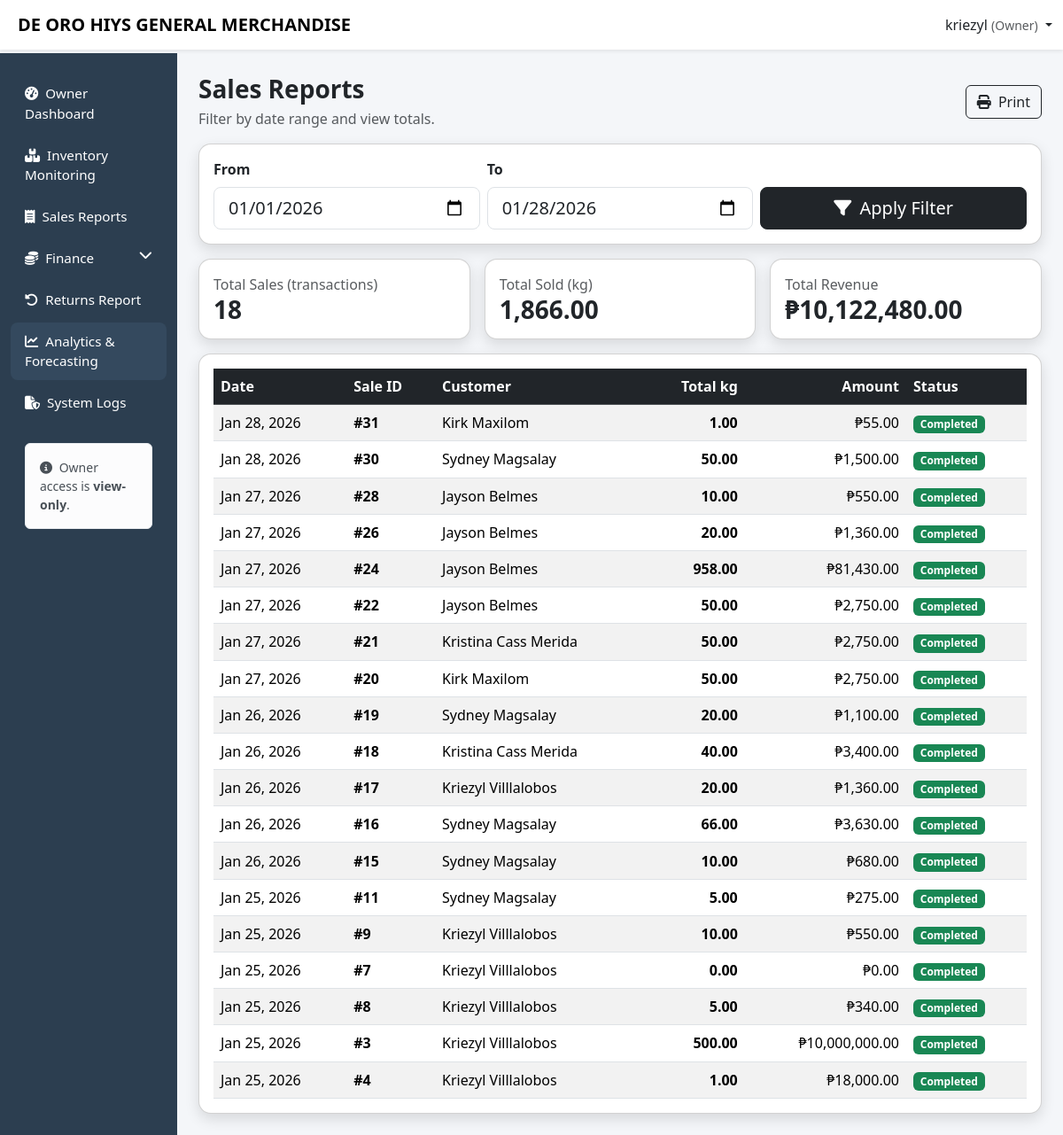
The page /owner/sales_report.php (signed in) on the database its author committed.
### tables this page shows
CREATE TABLE `sales` (
  `sale_id` int(11) NOT NULL,
  `user_id` int(11) DEFAULT NULL,
  `customer_id` int(11) DEFAULT NULL,
  `sale_date` datetime NOT NULL,
  `total_amount` decimal(10,2) DEFAULT NULL,
  `status` varchar(30) NOT NULL DEFAULT 'pending',
  `created_at` timestamp NOT NULL DEFAULT current_timestamp()
);

### owner/sales_report.php (the view, shortened to what this page needs)
<?php
$username = $_SESSION['username'] ?? 'Owner';
include '../config/db.php';
$from = $_GET['from'] ?? date('Y-m-01');
$to   = $_GET['to'] ?? date('Y-m-d');
$fromEsc = $conn->real_escape_string($from);
$toEsc   = $conn->real_escape_string($to);
$summary = $conn->query("
  SELECT
    COALESCE(SUM(si.qty_kg),0) AS total_kg,
    COALESCE(SUM(si.line_total),0) AS total_rev,
    COUNT(DISTINCT s.sale_id) AS sales_count
  FROM sales s
  JOIN sales_items si ON si.sale_id=s.sale_id
  WHERE DATE(s.sale_date) BETWEEN '$fromEsc' AND '$toEsc'
    AND (s.status IS NULL OR LOWER(s.status) <> 'cancelled')
")->fetch_assoc();
$res = $conn->query("
  SELECT s.sale_id, s.sale_date, s.status,
         CONCAT(c.first_name,' ',c.last_name) AS customer,
         COALESCE(SUM(si.qty_kg),0) AS kg,
         COALESCE(SUM(si.line_total),0) AS amount
  FROM sales s
  LEFT JOIN customers c ON c.customer_id=s.customer_id
  LEFT JOIN sales_items si ON si.sale_id=s.sale_id
  WHERE DATE(s.sale_date) BETWEEN '$fromEsc' AND '$toEsc'
    AND (s.status IS NULL OR LOWER(s.status) <> 'cancelled')
  GROUP BY s.sale_id
  ORDER BY s.sale_date DESC
");
?>
<!DOCTYPE html>
<html lang="en">
<head>
<link href="https://cdn.jsdelivr.net/npm/bootstrap@5.3.2/dist/css/bootstrap.min.css" rel="stylesheet">
<link href="https://cdnjs.cloudflare.com/ajax/libs/font-awesome/6.5.1/css/all.min.css" rel="stylesheet">
</head>
<body>
<nav class="navbar navbar-expand-lg navbar-light bg-white shadow-sm fixed-top">
  <div class="container-fluid">
    <span class="navbar-brand fw-bold ms-2">DE ORO HIYS GENERAL MERCHANDISE</span>
    <div class="ms-auto dropdown">
      <a class="nav-link dropdown-toggle" data-bs-toggle="dropdown">
        <?= htmlspecialchars($username) ?> <small class="text-muted">(Owner)</small>
      </a>
    </div>
  </div>
</nav>
<div class="container-fluid">
<div class="row">
<nav id="sidebarMenu" class="col-lg-2 d-lg-block sidebar collapse">
  <div class="pt-4">
    <ul class="nav flex-column gap-1">
      <li class="nav-item">
        <a class="nav-link" href="dashboard.php">
          <i class="fas fa-gauge-high me-2"></i>Owner Dashboard
        </a>
      </li>
      <li class="nav-item">
        <a class="nav-link" href="inventory_monitoring.php">
          <i class="fas fa-boxes-stacked me-2"></i>Inventory Monitoring
        </a>
      </li>
      <li class="nav-item">
        <a class="nav-link" href="sales_report.php">
          <i class="fas fa-receipt me-2"></i>Sales Reports
        </a>
      </li>
      <?php $isFinance = in_array(basename($_SERVER['PHP_SELF']), ['supplier_payables.php','customer_receivables.php']); ?>
      <li class="nav-item">
        <a class="nav-link <?= $isFinance ? 'active' : '' ?>" data-bs-toggle="collapse" href="#financeMenu" role="button"
           aria-expanded="<?= $isFinance ? 'true' : 'false' ?>" aria-controls="financeMenu">
          <i class="fas fa-coins me-2"></i>Finance
          <i class="fas fa-chevron-down float-end"></i>
        </a>
      </li>
      <li class="nav-item">
        <a class="nav-link" href="returns_report.php">
          <i class="fas fa-rotate-left me-2"></i>Returns Report
        </a>
      </li>
      <li class="nav-item">
        <a class="nav-link active" href="analytics.php">
          <i class="fas fa-chart-line me-2"></i>Analytics & Forecasting
        </a>
      </li>
      <li class="nav-item">
        <a class="nav-link" href="system_logs.php">
          <i class="fas fa-file-shield me-2"></i>System Logs
        </a>
      </li>
    </ul>
    <div class="px-3 mt-4">
      <div class="alert alert-light small mb-0">
        <i class="fa-solid fa-circle-info me-1"></i> Owner access is <b>view-only</b>.
      </div>
    </div>
  </div>
</nav>
<main class="col-lg-10 ms-sm-auto px-4 main-content">
<div class="py-4">
  <div class="d-flex justify-content-between align-items-center flex-wrap gap-2 mb-3">
    <div>
      <h3 class="fw-bold mb-1">Sales Reports</h3>
      <div class="text-muted">Filter by date range and view totals.</div>
    </div>
    <button class="btn btn-outline-dark" onclick="window.print()"><i class="fa-solid fa-print me-1"></i> Print</button>
  </div>
  <div class="card modern-card mb-3">
    <div class="card-body">
      <form class="row g-2 align-items-end" method="get">
        <div class="col-12 col-md-4">
          <label class="form-label fw-semibold">From</label>
          <input type="date" class="form-control form-control-lg" name="from" value="<?= htmlspecialchars($from) ?>">
        </div>
        <div class="col-12 col-md-4">
          <label class="form-label fw-semibold">To</label>
          <input type="date" class="form-control form-control-lg" name="to" value="<?= htmlspecialchars($to) ?>">
        </div>
        <div class="col-12 col-md-4 d-grid">
          <button class="btn btn-dark btn-lg"><i class="fa-solid fa-filter me-1"></i> Apply Filter</button>
        </div>
      </form>
    </div>
  </div>
  <div class="row g-3 mb-3">
    <div class="col-12 col-md-4">
      <div class="card modern-card">
        <div class="card-body">
          <div class="text-muted">Total Sales (transactions)</div>
          <div class="h3 fw-bold mb-0"><?= (int)($summary['sales_count'] ?? 0) ?></div>
        </div>
      </div>
    </div>
    <div class="col-12 col-md-4">
      <div class="card modern-card">
        <div class="card-body">
          <div class="text-muted">Total Sold (kg)</div>
          <div class="h3 fw-bold mb-0"><?= number_format((float)($summary['total_kg'] ?? 0),2) ?></div>
        </div>
      </div>
    </div>
    <div class="col-12 col-md-4">
      <div class="card modern-card">
        <div class="card-body">
          <div class="text-muted">Total Revenue</div>
          <div class="h3 fw-bold mb-0">₱<?= number_format((float)($summary['total_rev'] ?? 0),2) ?></div>
        </div>
      </div>
    </div>
  </div>
  <div class="card modern-card">
    <div class="card-body">
      <div class="table-responsive">
        <table class="table table-striped align-middle mb-0">
          <thead class="table-dark">
            <tr>
              <th>Date</th>
              <th>Sale ID</th>
              <th>Customer</th>
              <th class="text-end">Total kg</th>
              <th class="text-end">Amount</th>
              <th>Status</th>
            </tr>
          </thead>
          <tbody>
          <?php if($res && $res->num_rows>0): ?>
            <?php while($r=$res->fetch_assoc()): ?>
              <tr>
                <td><?= htmlspecialchars(date("M d, Y", strtotime($r['sale_date']))) ?></td>
                <td class="fw-semibold">#<?= (int)$r['sale_id'] ?></td>
                <td><?= htmlspecialchars($r['customer'] ?: 'Walk-in') ?></td>
                <td class="text-end fw-bold"><?= number_format((float)$r['kg'],2) ?></td>
                <td class="text-end">₱<?= number_format((float)$r['amount'],2) ?></td>
                <td>
                  <?php
                    $st = strtolower(trim($r['status'] ?? 'completed'));
                    if($st === 'cancelled') echo '<span class="badge bg-danger">Cancelled</span>';
                    else echo '<span class="badge bg-success">Completed</span>';
                  ?>
                </td>
              </tr>
            <?php endwhile; ?>
          <?php else: ?>
            <tr><td colspan="6" class="text-center text-muted">No sales for selected range.</td></tr>
          <?php endif; ?>
          </tbody>
        </table>
      </div>
    </div>
  </div>
</div>
</main>
</div>
</div>
</body>
</html>

### owner/sales_report.php (style rules this page uses)
body { background:#f4f6f9; padding-top: 60px; }
.sidebar { min-height:100vh; background:#2c3e50; padding-top: 0px; }
.sidebar .nav-link { color:#fff; padding:10px 16px; border-radius:8px; font-size:.95rem; }
.sidebar .nav-link:hover, .sidebar .nav-link.active { background:#34495e; }
.modern-card { border-radius:14px; box-shadow:0 6px 16px rgba(0,0,0,.12); }
.main-content { padding-top:0px; }

### rows shown on the page
sales: sale_date "Jan 28, 2026", sale_id "31", customer "Kirk Maxilom", kg "1.00", amount "55.00", status "Completed"
sales: sale_date "Jan 28, 2026", sale_id "30", customer "Sydney Magsalay", kg "50.00", amount "1,500.00", status "Completed"
sales: sale_date "Jan 27, 2026", sale_id "28", customer "Jayson Belmes", kg "10.00", amount "550.00", status "Completed"
sales: sale_date "Jan 27, 2026", sale_id "26", customer "Jayson Belmes", kg "20.00", amount "1,360.00", status "Completed"
sales: sale_date "Jan 27, 2026", sale_id "24", customer "Jayson Belmes", kg "958.00", amount "81,430.00", status "Completed"
sales: sale_date "Jan 27, 2026", sale_id "22", customer "Jayson Belmes", kg "50.00", amount "2,750.00", status "Completed"
sales: sale_date "Jan 27, 2026", sale_id "21", customer "Kristina Cass Merida", kg "50.00", amount "2,750.00", status "Completed"
sales: sale_date "Jan 27, 2026", sale_id "20", customer "Kirk Maxilom", kg "50.00", amount "2,750.00", status "Completed"
sales: sale_date "Jan 26, 2026", sale_id "19", customer "Sydney Magsalay", kg "20.00", amount "1,100.00", status "Completed"
sales: sale_date "Jan 26, 2026", sale_id "18", customer "Kristina Cass Merida", kg "40.00", amount "3,400.00", status "Completed"
sales: sale_date "Jan 26, 2026", sale_id "17", customer "Kriezyl Villlalobos", kg "20.00", amount "1,360.00", status "Completed"
sales: sale_date "Jan 26, 2026", sale_id "16", customer "Sydney Magsalay", kg "66.00", amount "3,630.00", status "Completed"
sales: sale_date "Jan 26, 2026", sale_id "15", customer "Sydney Magsalay", kg "10.00", amount "680.00", status "Completed"
sales: sale_date "Jan 25, 2026", sale_id "11", customer "Sydney Magsalay", kg "5.00", amount "275.00", status "Completed"
sales: sale_date "Jan 25, 2026", sale_id "9", customer "Kriezyl Villlalobos", kg "10.00", amount "550.00", status "Completed"
sales: sale_date "Jan 25, 2026", sale_id "7", customer "Kriezyl Villlalobos", kg "0.00", amount "0.00", status "Completed"
sales: sale_date "Jan 25, 2026", sale_id "8", customer "Kriezyl Villlalobos", kg "5.00", amount "340.00", status "Completed"
sales: sale_date "Jan 25, 2026", sale_id "3", customer "Kriezyl Villlalobos", kg "500.00", amount "10,000,000.00", status "Completed"
sales: sale_date "Jan 25, 2026", sale_id "4", customer "Kriezyl Villlalobos", kg "1.00", amount "18,000.00", status "Completed"

### other values the page prints
$username "kriezyl"
$summary['sales_count'] "18"
$summary['total_kg'] "1,866.00"
$summary['total_rev'] "10,122,480.00"
